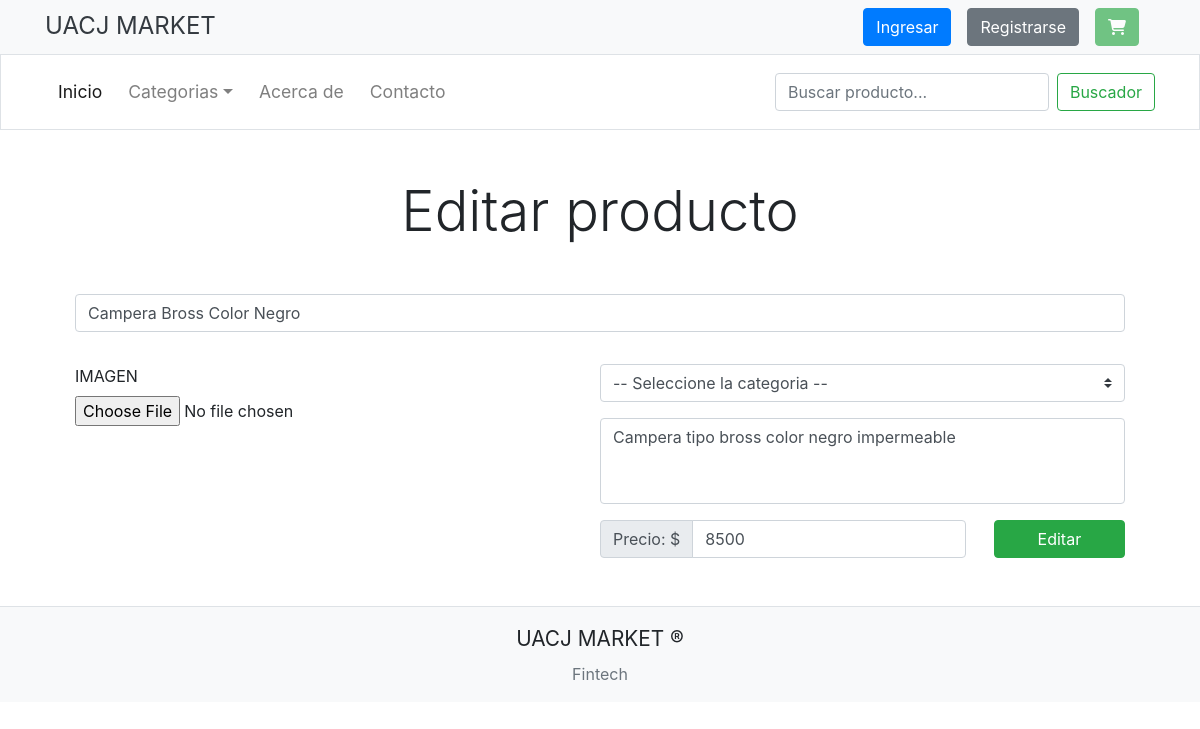
Page /producto/30/editar on the committed database.
### sitio/models.py (models this page shows, shortened)
class Producto(models.Model):
    titulo = models.CharField(max_length=50, null=False)
    imagen = models.FileField(upload_to='imagenes/productos/')
    descripcion = models.CharField(max_length=200, null=False)
    precio = models.DecimalField(null=False, max_digits=10, decimal_places=2)
    categoria = models.ForeignKey(Categoria,on_delete=models.CASCADE, related_name="productos")

### sitio/views.py (the view)
# urls.py: path('producto/<int:producto_id>/editar', views.producto_edit, name="producto_edit" ),
def producto_edit(request, producto_id):
    categorias = Categoria.objects.all()
    producto = Producto.objects.get(id=producto_id)
    if request.method == "POST":
        categoria_del_producto = Categoria.objects.get(id=request.POST["categoria"])
        form = FormProducto(request.POST, request.FILES, instance=Producto(imagen=request.FILES['imagen'], categoria=categoria_del_producto))
        if form.is_valid():
            producto.titulo = request.POST['titulo']
            producto.categoria = categoria_del_producto
            producto.descripcion = request.POST['descripcion']
            producto.imagen = request.FILES['imagen']
            producto.precio = request.POST['precio']
            producto.save()
            return redirect("SITIO:producto_index")
        else:
            return render(request, 'sitio/producto/edit.html', {
                'categorias' : categorias,
                'error_message' : 'Ingreso un campo incorrecto, vuelva a intentar'
            })
    else:
        return render(request, 'sitio/producto/edit.html',{
            'categorias' : categorias,
            'producto' : producto
        })

### sitio/templates/sitio/producto/edit.html (shortened to what this page needs)
{% extends 'sitio/layout.html' %}
{% block content %}
<section class="row my-5 container mx-auto">
    <div class="col-12">
        <h2 class="display-4 text-center mb-5">Editar producto</h2>
    </div>
    <form action="" method="post" enctype="multipart/form-data" class="w-100 col-12">
        <div class="col-12 p-0 form-group">
            <input class="form-control" type="text" name="titulo" placeholder="Ingrese el nombre del producto..." value="{{producto.titulo.title}}" required>
        </div>
        <div class="row container mx-auto p-0 pt-3">
            <div class="col-md-6 p-0 m-0">
                <div class="form-group">
                    <label for="imagen">IMAGEN</label>
                    <input type="file" class="form-control-file" name="imagen" id="imagen"
                        placeholder="Ingrese la imagen..." required>
                </div>
            </div>
            <div class="col-md-6 p-0 m-0 row">
                <div class="col-12 p-0 form-group">
                    <select class="custom-select" name="categoria" required>
                        <option value="" selected>-- Seleccione la categoria --</option>
                    </select>
                </div>
                <div class="col-12 p-0 form-group mb-3">
                    <textarea class="form-control" name="descripcion" rows="3" required>{{producto.descripcion.capitalize}}</textarea>
                </div>
                <div class="col-12 ">
                    <div class="row justify-content-between align-items-center">
                        <div class="col-auto m-0 p-0">
                            <div class="input-group">
                                <div class="input-group-prepend">
                                    <div class="input-group-text">Precio: $</div>
                                </div>
                                <input type="number" class="form-control" name="precio" placeholder="XXXX.XX" value="{{ producto.precio|floatformat }}" required>
                            </div>
                        </div>
                        <div class="form-group col-md-4 col-lg-3 m-0 p-0 mt-2 mt-lg-0">
                            <button type="submit" class="btn btn-success btn-block">Editar</button>
                        </div>
                    </div>
                </div>
            </div>
        </div>
    </form>
</section>
{% endblock %}

### sitio/static/sitio/style.css (style rules this page uses)
textarea { resize: none; }

### rows in the picture
Producto: titulo "Campera Bross Color Negro", descripcion "Campera tipo bross color negro impermeable", precio "8500"
